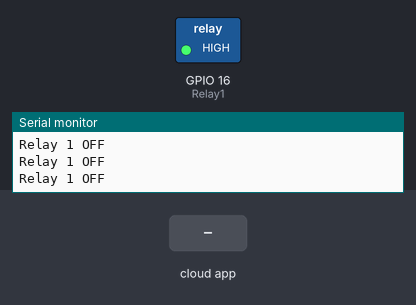
This sketch was run on a simulated ESP8266 (NodeMCU). On the bench: switched loads named in the sketch (green lamp = pin HIGH), the last lines printed to the serial monitor. The test bench sets the inputs (shaded band). WiFi joins after 1.5 s; servers stay silent unless stated; the Firebase database answers and starts empty.

Above: at 2.8 s.
2.9 s: the phone or cloud app sets S1 to 1
At 4.1 s:
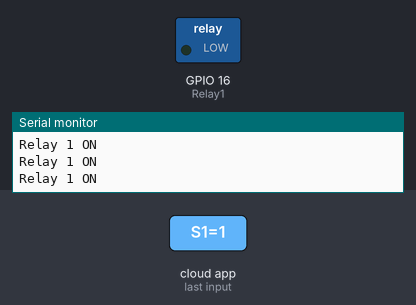
4.5 s: the phone or cloud app sets S1 to 0
At 5.3 s:
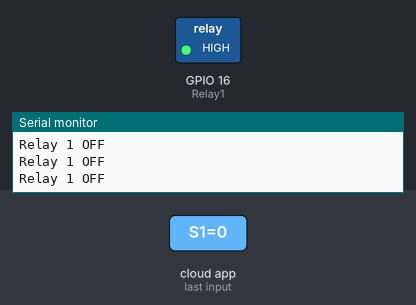
Timing chart, 0 to 7.5 s (numbered marks = the images above; inputs shaded):
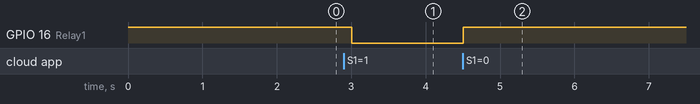

Measured:
- after the input at 2.9 s, GPIO 16 (Relay1): HIGH → LOW after 0.11 s
- after the input at 4.5 s, GPIO 16 (Relay1): LOW → HIGH at once

The sketch:

code.ino
```cpp
#include <ESP8266WiFi.h>
#include<FirebaseArduino.h>

#define FIREBASE_HOST "new-app-development-1a6c3.firebaseio.com"
#define FIREBASE_AUTH "tbhy8EM2suiorUAzIipSRO8b9UO8L44yw5iGUN3m"
#define WIFI_SSID "OPPO Reno 10x Zoom"
#define WIFI_PASSWORD "angadkumar"
#define Relay1 16 //D5
int rel1;
void setup()
{
  Serial.begin(115200);
  pinMode(Relay1,OUTPUT);

  digitalWrite(Relay1,HIGH);

  WiFi.begin(WIFI_SSID,WIFI_PASSWORD);
  Serial.print("connecting");
  while (WiFi.status()!=WL_CONNECTED){
    Serial.print(".");
    delay(500);
  }
  Serial.println();
  Serial.print("connected:");
  Serial.println(WiFi.localIP());

  Firebase.begin(FIREBASE_HOST,FIREBASE_AUTH);
  Firebase.setInt("S1",0);


}
void firebasereconnect()
{
  Serial.println("Trying to reconnect");
  Firebase.begin(FIREBASE_HOST, FIREBASE_AUTH);
  }

void loop()
{
  if (Firebase.failed())
      {
      Serial.print("setting number failed:");
      Serial.println(Firebase.error());
      firebasereconnect();
      return;
      }

  rel1=Firebase.getString("S1").toInt();


  if(rel1==1)
     {
      digitalWrite(Relay1,LOW);
      Serial.println("Relay 1 ON");
    }
 if(rel1==0)
    {
      digitalWrite(Relay1,HIGH);
      Serial.println("Relay 1 OFF");
    }

}
```
